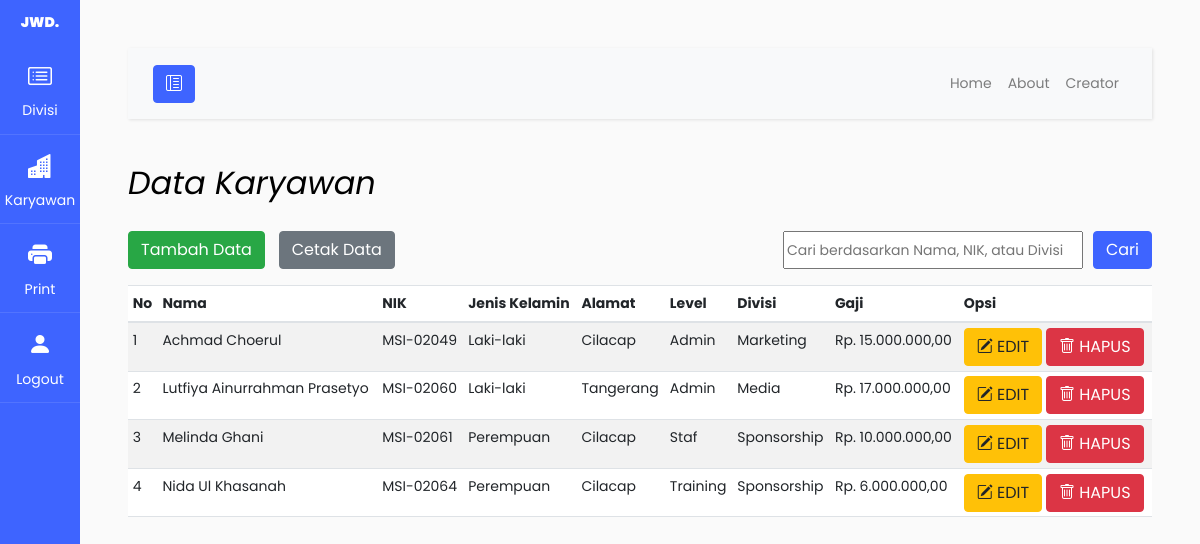
Page /tampilan/karyawan.php (signed in) on the committed database.
### tables this page shows
CREATE TABLE `karyawan` (
  `nama` varchar(64) DEFAULT NULL,
  `nik` char(9) NOT NULL,
  `jenis_kelamin` varchar(24) DEFAULT NULL,
  `alamat` varchar(64) DEFAULT NULL,
  `level` varchar(32) DEFAULT NULL,
  `divisi` varchar(32) DEFAULT NULL,
  `gaji` varchar(100) DEFAULT NULL
);

### tampilan/karyawan.php (the view, shortened to what this page needs)
<!DOCTYPE html>
<html lang="en">
<head>
    <link href="https://cdn.jsdelivr.net/npm/bootstrap@5.3.0/dist/css/bootstrap.min.css" rel="stylesheet">
    <link href="https://cdn.jsdelivr.net/npm/bootstrap-icons@1.10.3/font/bootstrap-icons.css" rel="stylesheet">
	<link rel="stylesheet" href="../css/style.css">
</head>
<body>
<div class="wrapper d-flex align-items-stretch">
    <?php
    include '../asset/sidebar.php';
    ?>
    <div id="content" class="p-4 p-md-5">
    <?php
    include '../asset/navbar.php';
    ?>
  <h2 class="mb-4"><em>Data Karyawan</em></h2>
    <main>
    <div class="d-flex justify-content-between mb-3">
  <div>
      <a href="create_kar.php" class="btn btn-success" style="margin-right:10px;">Tambah Data</a>
      <a href="../cetak/cetak_kar.php" class="btn btn-secondary" target="_blank">Cetak Data</a>
  </div>
  <div>
    <form action="" method="post" class="d-flex">
      <input type="text" name="search_keyword" placeholder="Cari berdasarkan Nama, NIK, atau Divisi" style="width:300px;">
      <button type="submit" class="btn btn-primary" style="margin-left: 10px;">Cari</button>
    </form>
  </div>
</div>
      <?php
include '../database/koneksi.php';
if ($_SERVER['REQUEST_METHOD'] == 'POST' && isset($_POST['search_keyword'])) {
    $search_keyword = $_POST['search_keyword'];
    $query = "SELECT * FROM karyawan WHERE
        nama LIKE '%$search_keyword%' OR
        nik LIKE '%$search_keyword%' OR
        divisi LIKE '%$search_keyword%'";
} else {
    $query = "SELECT * FROM karyawan";
}
$no = 1;
$data = mysqli_query($koneksi, $query);
?>
      <div class="table-responsive large">
        <table class="table table-striped table-sm">
            <thead>
                <tr>
                    <th scope="col">No</th>
                    <th scope="col">Nama</th>
                    <th scope="col">NIK</th>
                    <th scope="col">Jenis Kelamin</th>
                    <th scope="col">Alamat</th>
                    <th scope="col">Level</th>
                    <th scope="col">Divisi</th>
                    <th scope="col">Gaji</th>
                    <th scope="col">Opsi</th>
                </tr>
            </thead>
            <tbody>
                <?php
                while($d = mysqli_fetch_array($data)){
                    ?>
                    <tr>
                        <td><?php echo $no++; ?></td>
                        <td><?php echo $d['nama']; ?></td>
                        <td><?php echo $d['nik']; ?></td>
                        <td><?php echo $d['jenis_kelamin']; ?></td>
                        <td><?php echo $d['alamat']; ?></td>
                        <td><?php echo $d['level']; ?></td>
                        <td><?php echo $d['divisi']; ?></td>
                        <td><?php echo $d['gaji']; ?></td>
                        <td>
				<a href="edit_kar.php?nik=<?php echo $d['nik']; ?>" class="btn btn-warning"><i class="bi bi-pencil-square"></i> EDIT</a>
				<button onclick="confirmDelete('<?php echo $d['nik']; ?>')" class="btn btn-danger"><i class="bi bi-trash"></i> HAPUS</button>
				</td>
                    </tr>
                    <?php
                }
                ?>
            </tbody>
        </table>
      </div>
    </main>
  </div>
</div>
</body>
</html>

### asset/sidebar.php (shortened to what this page needs)
<nav id="sidebar" class="active">
    <h><a href="#" class="logo">JWD.</a></h4>
    <ul class="list-unstyled components mb-5">
        <li>
            <a href="divisi.php"><span class="bi bi-card-list"></span> Divisi</a>
        </li>
        <li class="active">
            <a href="karyawan.php"><span class="bi bi-buildings-fill"></span>Karyawan</a>
        </li>
        <li>
            <a href="../cetak/cetak_all.php" target="_blank"><span class="bi bi-printer-fill" ></span> Print</a>
        </li>
        <li>
            <a href="../database/logout.php"><span class="bi bi-person-fill"></span> Logout</a>
        </li>
    </ul>
</nav>

### asset/navbar.php (shortened to what this page needs)
<nav class="navbar navbar-expand-lg navbar-light bg-light">
  <div class="container-fluid">
    <button type="button" id="sidebarCollapse" class="btn btn-primary">
      <i class="bi bi-layout-text-sidebar-reverse"></i>
    </button>
    <div class="collapse navbar-collapse" id="navbarSupportedContent">
      <ul class="nav navbar-nav ml-auto">
        <li class="nav-item">
            <a class="nav-link" href="dashboard.php">Home</a>
        </li>
        <li class="nav-item">
            <a class="nav-link" href="about.php">About</a>
        </li>
        <li class="nav-item">
            <a class="nav-link" href="creator.php">Creator</a>
        </li>
      </ul>
    </div>
  </div>
</nav>

### rows in the picture
karyawan: nama "Achmad Choerul", nik "MSI-02049", jenis_kelamin "Laki-laki", alamat "Cilacap", level "Admin", divisi "Marketing", gaji "Rp. 15.000.000,00"
karyawan: nama "Lutfiya Ainurrahman Prasetyo", nik "MSI-02060", jenis_kelamin "Laki-laki", alamat "Tangerang", level "Admin", divisi "Media", gaji "Rp. 17.000.000,00"
karyawan: nama "Melinda Ghani", nik "MSI-02061", jenis_kelamin "Perempuan", alamat "Cilacap", level "Staf", divisi "Sponsorship", gaji "Rp. 10.000.000,00"
karyawan: nama "Nida Ul Khasanah", nik "MSI-02064", jenis_kelamin "Perempuan", alamat "Cilacap", level "Training", divisi "Sponsorship", gaji "Rp. 6.000.000,00"
